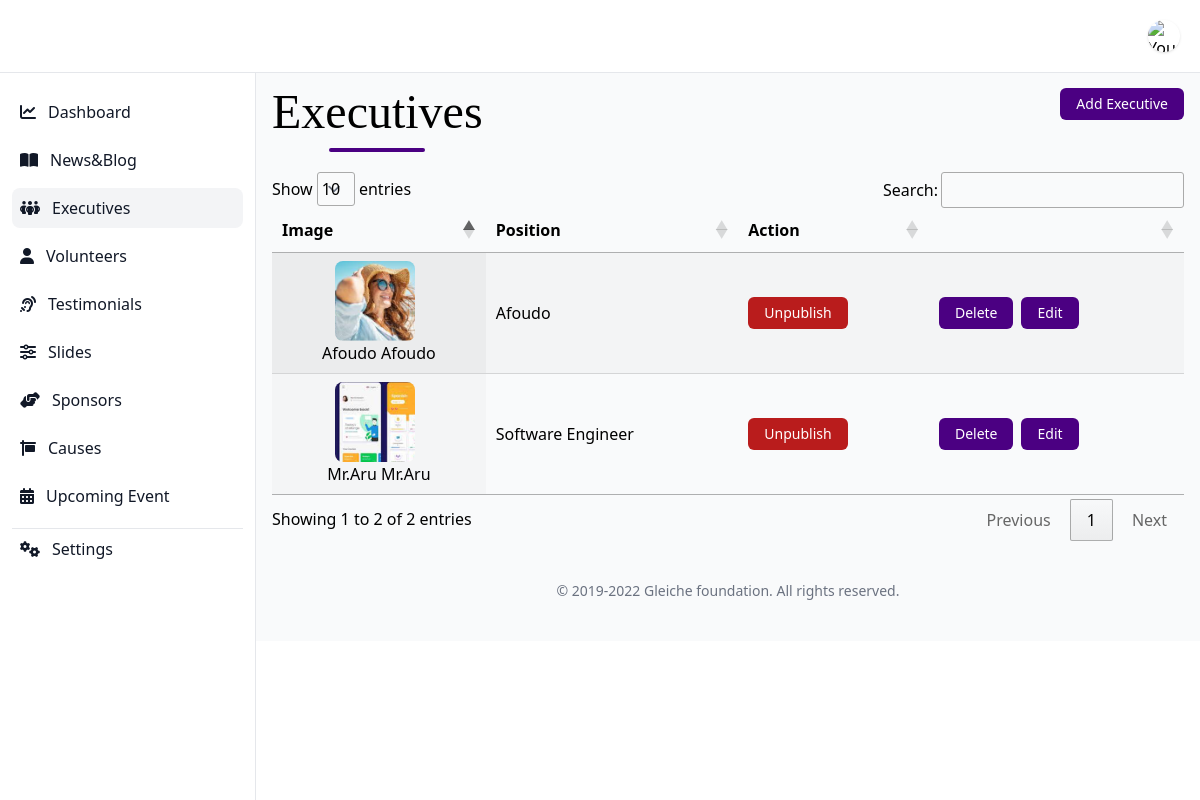
The page /system/executives/ on the database its author committed.
### backend/models.py (models this page shows, shortened)
class Executive(models.Model):
    image = models.ImageField(upload_to=executives_upload_to_dir, default=default_gleiche_logo, blank=True)
    firstname = models.CharField(max_length=200, null=False)
    lastname = models.CharField(max_length=200, null=False)
    position = models.CharField(max_length=200, null=False)
    publish = models.BooleanField(default=False)
    date_created = models.DateTimeField(auto_now_add=True)
    info = models.TextField()
    def fullName(self):
        return f"{self.firstname} {self.lastname}"

### backend/views.py (the view)
# urls.py: path('executives/', views.executives, name="system_executives"),
def executives(request):
    executives = Executive.objects.all()
    data = {
        'executives': executives
    }
    return render(request, 'backend/executives.html', data)

### backend/templates/backend/executives.html (shortened to what this page needs)
{% extends 'backend/main.html' %}
{% block main %}
<div class="flex justify-between">
    {% include 'backend/includes/page_header.html' with title='Executives' %}
    <div>
        {% url 'add_executive' as action_url %}
        {% include 'backend/components/link_button.html' with text="Add Executive" link=action_url %}
    </div>
</div>
<div class=" mt-5">
    <table class="table_id display">
        <thead>
            <tr>
                <th>Image</th>
                <th>Position</th>
                <th>Action</th>
                <th></th>
            </tr>
        </thead>
        <tbody>
            {% for item in executives %}
            <tr>
                <td>
                    <div class="flex flex-col items-center">
                        <div class="w-20 mr-2">
                            <img class="rounded-lg" src="/static/images{{item.image.url}}" alt="">
                        </div>
                        <span class="text-center">
                            {{item.fullName}}
                        </span>
                    </div>
                </td>
                <td>{{item.position}}</td>
                <td>
                    {% if item.publish == 0 %}
                    <button
                        class="inline-block px-4 py-1.5 bg-blue-500 hover:bg-blue-200 hover:shadow-2xl transition-all rounded-md text-white text-sm change_publish_status"
                        data-id="{{item.id}}" data-publish="{{item.publish}}">Pubish
                    </button>
                    {% else %}
                    <button
                        class="inline-block px-4 py-1.5 bg-red-700 hover:bg-red-200 hover:shadow-2xl transition-all rounded-md text-white text-sm change_publish_status"
                        data-id="{{item.id}}" data-publish="{{item.publish}}">Unpublish
                    </button>
                    {% endif %}
                </td>
                <td>
                    <div class="flex">
                        <form action="{% url 'delete_executive' item.id %}" method="POST" class="mr-2">
                            {% include 'backend/components/submit_button.html' with text="Delete" style="bg-red-700" %}
                        </form>
                        {% url 'update_executive' item.id as updated_action_url %}
                        {% include 'backend/components/link_button.html' with text="Edit" link=updated_action_url %}
                    </div>
                </td>
            </tr>
            {% endfor %}
        </tbody>
    </table>
</div>
{% endblock %}

### backend/templates/backend/components/link_button.html
<a href="{{link}}"
    class="inline-block px-4 py-1.5 bg-primary hover:bg-primary-200 hover:shadow-2xl transition-all rounded-md text-white text-sm {{style}}">
    {{text}}
</a>

### backend/templates/backend/components/submit_button.html
<button type="submit"
    class="inline-block px-4 py-1.5 bg-primary hover:bg-primary-200 hover:shadow-2xl transition-all rounded-md text-white text-sm {{style}}">
    {{text}}
</button>

### rows shown on the page
Executive: image (picture), fullName "Mr.Aru Mr.Aru", position "Software Engineer", text "Delete", text "Edit"
Executive: image (picture), fullName "Afoudo Afoudo", position "Afoudo", text "Delete", text "Edit"

### other values the page prints
{{ title }} "Dashboard News&Blog Executives Volunteers Testimonials Slides Sponsors Causes Upcoming Event Settings"
{{ title }} "Executives"
{{ text }} "Add Executive"
